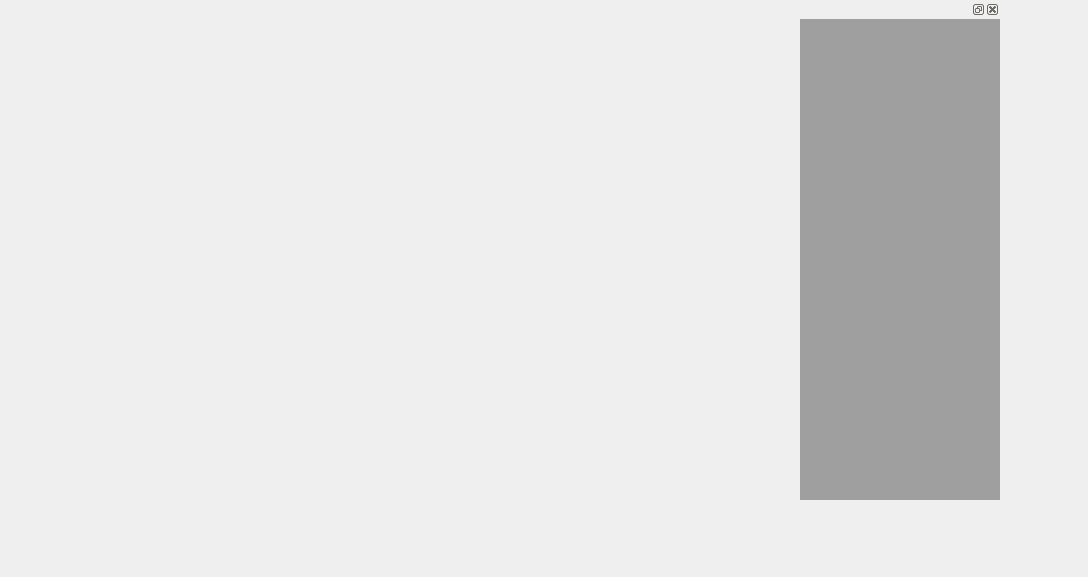
<?xml version="1.0" encoding="UTF-8"?>
<ui version="4.0">
 <class>DrawArea</class>
 <widget class="QWidget" name="DrawArea">
  <property name="geometry">
   <rect>
    <x>0</x>
    <y>0</y>
    <width>1088</width>
    <height>577</height>
   </rect>
  </property>
  <property name="windowTitle">
   <string>Form</string>
  </property>
  <widget class="QDockWidget" name="sideDock">
   <property name="geometry">
    <rect>
     <x>800</x>
     <y>0</y>
     <width>200</width>
     <height>500</height>
    </rect>
   </property>
   <property name="maximumSize">
    <size>
     <width>200</width>
     <height>524287</height>
    </size>
   </property>
   <property name="styleSheet">
    <string notr="true">background-color: rgb(159, 159, 159);</string>
   </property>
   <property name="floating">
    <bool>false</bool>
   </property>
   <property name="allowedAreas">
    <set>Qt::RightDockWidgetArea</set>
   </property>
   <widget class="QWidget" name="dockWidgetContents">
    <property name="maximumSize">
     <size>
      <width>200</width>
      <height>16777215</height>
     </size>
    </property>
   </widget>
  </widget>
 </widget>
 <resources/>
 <connections/>
</ui>
